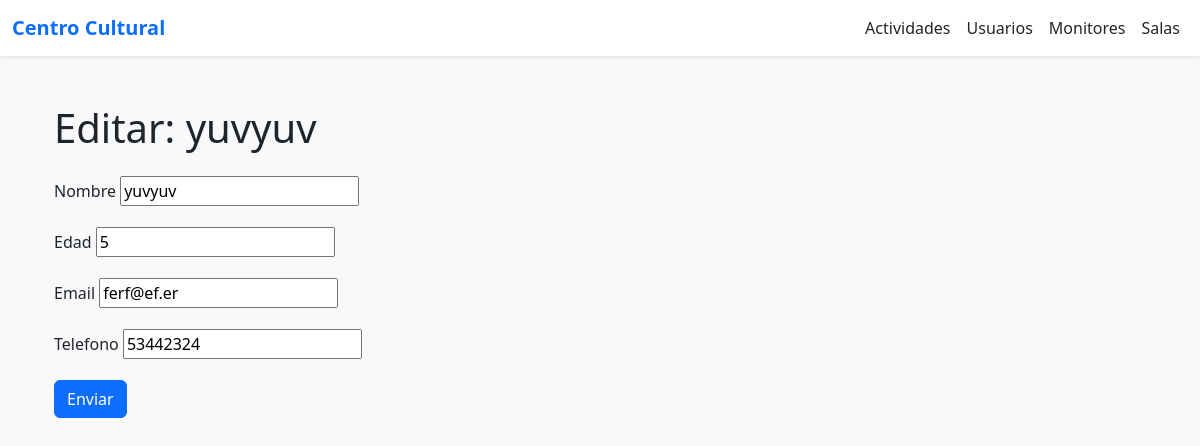
Page /usuarios/3/editar/ on the committed database.
### app_bbdd/models.py (models this page shows, shortened)
class UsuarioInscrito(models.Model):
    nombre = models.CharField(max_length=100)
    edad = models.PositiveIntegerField()
    email = models.EmailField()
    telefono = models.CharField(max_length=20)

### app_bbdd/views.py (the view)
# urls.py: path('<int:id>/editar/', views.editar_usuario, name='editar_usuario'),
def editar_usuario(request, id):
    usuario = get_object_or_404(UsuarioInscrito, id=id)
    if request.method == 'POST':
        form = UsuarioForm(request.POST, instance=usuario)
        if form.is_valid():
            form.save()
            return redirect('detalle_usuario', id=usuario.id)
    else:
        form = UsuarioForm(instance=usuario)
    context = {
        'form': form,
        'titulo': f'Editar: {usuario.nombre}',
        'usuario': usuario
    }
    return render(request, 'usuarios/editar.html', context)

### app_bbdd/forms.py
class UsuarioForm(forms.ModelForm):
    class Meta:
        model = UsuarioInscrito
        fields = '__all__'

### app_bbdd/templates/usuarios/editar.html (shortened to what this page needs)
{% extends 'base.html' %}
{% block content %}
<div class="container mt-5">
    <h1 class="mb-4">{{ titulo }}</h1>
    <form method="post" class="needs-validation" novalidate>
        {% for campo in form %}
        <div class="mb-3">
            <label for="{{ campo.id_for_label }}" class="form-label">{{ campo.label }}</label>
            {{ campo }}
        </div>
        {% endfor %}
        <button type="submit" class="btn btn-primary">Enviar</button>
    </form>
</div>
{% endblock %}

### rows in the picture
UsuarioInscrito: form "yuvyuv" "5" "ferf@ef.er" "53442324"

### other values in the picture
{{ titulo }} "Editar: yuvyuv"
{{ campo.label }} "Nombre" "Edad" "Email" "Telefono"
